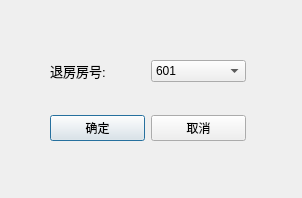
<?xml version="1.0" encoding="UTF-8"?>
<ui version="4.0">
 <class>DialogCheckout</class>
 <widget class="QDialog" name="DialogCheckout">
  <property name="geometry">
   <rect>
    <x>0</x>
    <y>0</y>
    <width>302</width>
    <height>198</height>
   </rect>
  </property>
  <property name="windowTitle">
   <string>办理退房</string>
  </property>
  <widget class="QWidget" name="">
   <property name="geometry">
    <rect>
     <x>50</x>
     <y>60</y>
     <width>196</width>
     <height>81</height>
    </rect>
   </property>
   <layout class="QVBoxLayout" name="verticalLayout">
    <item>
     <layout class="QHBoxLayout" name="horizontalLayout">
      <item>
       <widget class="QLabel" name="label">
        <property name="font">
         <font>
          <pointsize>10</pointsize>
         </font>
        </property>
        <property name="text">
         <string>退房房号: </string>
        </property>
       </widget>
      </item>
      <item>
       <widget class="QComboBox" name="comboBox_roomid">
        <item>
         <property name="text">
          <string>601</string>
         </property>
        </item>
        <item>
         <property name="text">
          <string>602</string>
         </property>
        </item>
        <item>
         <property name="text">
          <string>603</string>
         </property>
        </item>
        <item>
         <property name="text">
          <string>604</string>
         </property>
        </item>
        <item>
         <property name="text">
          <string>605</string>
         </property>
        </item>
       </widget>
      </item>
     </layout>
    </item>
    <item>
     <spacer name="verticalSpacer">
      <property name="orientation">
       <enum>Qt::Vertical</enum>
      </property>
      <property name="sizeHint" stdset="0">
       <size>
        <width>20</width>
        <height>40</height>
       </size>
      </property>
     </spacer>
    </item>
    <item>
     <layout class="QHBoxLayout" name="horizontalLayout_2">
      <item>
       <widget class="QPushButton" name="pushButton_ok">
        <property name="text">
         <string>确定</string>
        </property>
       </widget>
      </item>
      <item>
       <widget class="QPushButton" name="pushButton_cancel">
        <property name="text">
         <string>取消</string>
        </property>
       </widget>
      </item>
     </layout>
    </item>
   </layout>
  </widget>
 </widget>
 <resources/>
 <connections>
  <connection>
   <sender>pushButton_ok</sender>
   <signal>clicked()</signal>
   <receiver>DialogCheckout</receiver>
   <slot>accept()</slot>
   <hints>
    <hint type="sourcelabel">
     <x>98</x>
     <y>124</y>
    </hint>
    <hint type="destinationlabel">
     <x>150</x>
     <y>98</y>
    </hint>
   </hints>
  </connection>
  <connection>
   <sender>pushButton_cancel</sender>
   <signal>clicked()</signal>
   <receiver>DialogCheckout</receiver>
   <slot>reject()</slot>
   <hints>
    <hint type="sourcelabel">
     <x>197</x>
     <y>124</y>
    </hint>
    <hint type="destinationlabel">
     <x>150</x>
     <y>98</y>
    </hint>
   </hints>
  </connection>
 </connections>
</ui>
